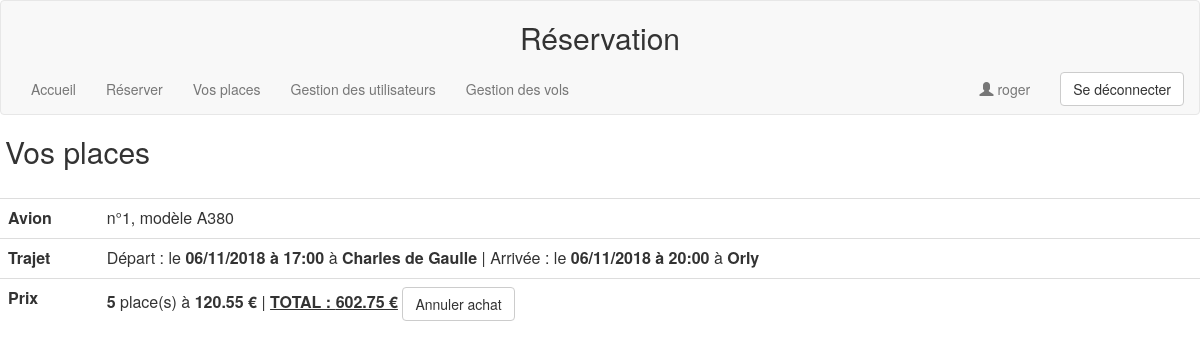
/place.php (signed in), run on the app's committed database.
### tables this page shows
create table reservation (utilisateur varchar(20) not null,
						  vol int not null,
						  placeReserve int,
						  primary key(utilisateur,vol));

create table vol (refVol int not null auto_increment,
				  avion int not null,
				  aeroport1 int not null,
				  aeroport2 int not null,
				  dateDepart datetime,
				  dateArrivee datetime,
				  prix float,
				  primary key(refVol));

create table typeAvion (numType int not null,
						nomType varchar(20),
						nbSiege int,
						primary key(numType));

create table aeroport  (refAeroport int not null auto_increment,
						nomAeroport varchar(20),
						primary key(refAeroport));

### class.php (called while the page is built, shortened)
<?php
function getTypeAvion($req)
{
	$req->setFetchMode(PDO::FETCH_CLASS,'typeAvion');
	return $req->fetch();
}
function getAeroport($req)
{
	$req->setFetchMode(PDO::FETCH_CLASS,'aeroport');
	return $req->fetch();
}
function getVol($req)
{
	$req->setFetchMode(PDO::FETCH_CLASS,'vol');
	return $vol=$req->fetch();
}
function getReservations($req)
{
	$req->setFetchMode(PDO::FETCH_CLASS,'reservation');
	return $req->fetchAll();
}
?>

### place.php (the view)
<?php
include('connexion.php');
include('entete.php');
?>
<body>
<h2 style='padding-left:5px;'>Vos places</h2><br/>
<?php
if(isset($_SESSION['utilisateur']))
{
	$req=$bdd->query("SELECT * FROM reservation WHERE utilisateur='$utilisateur->pseudo'");
	if($req->rowCount()==0)
		echo "<p style='padding-left:5px'>Vous n'avez aucune place de réservée ! <a href='reserver.php'>Réserver</a></p>";
	else {
		$reservations=getReservations($req);
		foreach($reservations as $reservation) {
			$vol=getVol($bdd->query("SELECT * FROM vol WHERE refVol='$reservation->vol'"));
			$typeAvion=getTypeAvion($bdd->query("SELECT numType, nomType, nbSiege FROM typeAvion, avion WHERE typeAvion = numType AND refAvion='$vol->avion'"));
			$aeroport1=getAeroport($bdd->query("SELECT * FROM aeroport WHERE refAeroport='$vol->aeroport1'"));
			$aeroport2=getAeroport($bdd->query("SELECT * FROM aeroport WHERE refAeroport='$vol->aeroport2'"));
			$dateDepart = new DateTime($vol->dateDepart);
			$dateDepart = $dateDepart->format('d/m/Y à H:i');
			$dateArrivee = new DateTime($vol->dateArrivee);
			$dateArrivee = $dateArrivee->format('d/m/Y à H:i');
			$prix=$vol->prix;
			$total=$prix*$reservation->placeReserve;
			echo"<table class='table'>
						<form method='post' action='traitement.php'>
						<input type='hidden' name='refVol' value='$vol->refVol'/>
						<tr>
							<td><b>Avion</b></td>
							<td>n°$vol->avion, modèle $typeAvion->nomType</td>
						</tr>
						<tr>
							<td><b>Trajet</b></td>
							<td>Départ : le <b>$dateDepart</b> à <b>$aeroport1->nomAeroport</b> | Arrivée : le <b>$dateArrivee</b> à <b>$aeroport2->nomAeroport</b></td>
						</tr>
						<tr>
							<td><b>Prix</b></td>
							<td><b>$reservation->placeReserve</b> place(s) à <b>$prix €</b> | <b><u>TOTAL : $total €</u></b> <input class='btn btn-default' type='submit' name='choix' value='Annuler achat'/></td>
						</tr>
						</form>
					 </table><br/>";
		}
	}
}
else
	echo"<p style='padding-left:5px'>Veuillez vous connecter !</p>";
?>
</body>

### entete.php (shortened to what this page needs)
<?php
include('class.php');
?>
<head>
	<link rel="stylesheet" href="https://maxcdn.bootstrapcdn.com/bootstrap/3.3.7/css/bootstrap.min.css">
<nav class="navbar navbar-default">
  <div class="container-fluid">
  	<h2 style='text-align:center;'>Réservation</h2>
    <ul class="nav navbar-nav">
      <li><a href="index.php">Accueil</a></li>
      <li><a href="reserver.php">Réserver</a></li>
      <li><a href="place.php">Vos places</a></li>
<?php
	if(isset($_SESSION['utilisateur'])) {
		$utilisateur=$_SESSION['utilisateur'];
		if($utilisateur->admin==1)
		echo"<li><a href='gestion_utilisateur.php'>Gestion des utilisateurs</a></li>
			 <li><a href='gestion_vol.php'>Gestion des vols</a></li>";
		echo"</ul>
	    	 <ul class='nav navbar-nav navbar-right'>
		    	 <li><a href=''><span class='glyphicon glyphicon-user'></span> $utilisateur->pseudo</a></li>
				 <li><form class='navbar-form navbar-left' method='post' action='traitement.php'><input class='btn btn-default' type='submit' name='choix' value='Se déconnecter'/></form></li>";
	}
?>
    </ul>
  </div>
</nav>

### data on the page
reservation: vol.avion "1", typeavion.nomType "A380", vol.dateDepart "06/11/2018 à 17:00", aeroport.nomAeroport "Charles de Gaulle", vol.dateArrivee "06/11/2018 à 20:00", aeroport.nomAeroport "Orly", placeReserve "5", vol.prix "120.55", total "602.75"

### other printed values
$utilisateur->pseudo "roger"
